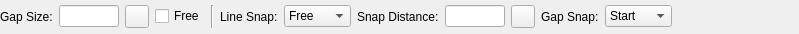
<?xml version="1.0" encoding="UTF-8"?>
<ui version="4.0">
 <class>LC_LineGapOptionsWidget</class>
 <widget class="QWidget" name="LC_LineGapOptionsWidget">
  <property name="geometry">
   <rect>
    <x>0</x>
    <y>0</y>
    <width>799</width>
    <height>34</height>
   </rect>
  </property>
  <property name="windowTitle">
   <string>Form</string>
  </property>
  <layout class="QGridLayout" name="gridLayout">
   <property name="leftMargin">
    <number>0</number>
   </property>
   <property name="topMargin">
    <number>1</number>
   </property>
   <property name="rightMargin">
    <number>0</number>
   </property>
   <property name="bottomMargin">
    <number>1</number>
   </property>
   <item row="0" column="12">
    <widget class="QComboBox" name="cbGapSnap">
     <property name="toolTip">
      <string>Snap point of gap to line snap point</string>
     </property>
     <item>
      <property name="text">
       <string comment="gap">Start</string>
      </property>
     </item>
     <item>
      <property name="text">
       <string comment="gap">Middle</string>
      </property>
     </item>
     <item>
      <property name="text">
       <string comment="gap">End</string>
      </property>
     </item>
    </widget>
   </item>
   <item row="0" column="0">
    <widget class="QLabel" name="label">
     <property name="text">
      <string>Gap Size:</string>
     </property>
    </widget>
   </item>
   <item row="0" column="10">
    <widget class="QLabel" name="label_4">
     <property name="text">
      <string>Gap Snap:</string>
     </property>
    </widget>
   </item>
   <item row="0" column="6">
    <widget class="QComboBox" name="cbLineSnap">
     <property name="toolTip">
      <string>Snap point for gap on the line</string>
     </property>
     <item>
      <property name="text">
       <string comment="snap">Free</string>
      </property>
     </item>
     <item>
      <property name="text">
       <string comment="snap">Start</string>
      </property>
     </item>
     <item>
      <property name="text">
       <string comment="snap">Middle</string>
      </property>
     </item>
     <item>
      <property name="text">
       <string comment="snap">End</string>
      </property>
     </item>
    </widget>
   </item>
   <item row="0" column="5">
    <widget class="QLabel" name="label_2">
     <property name="text">
      <string>Line Snap:</string>
     </property>
    </widget>
   </item>
   <item row="0" column="13">
    <spacer name="horizontalSpacer">
     <property name="orientation">
      <enum>Qt::Orientation::Horizontal</enum>
     </property>
     <property name="sizeHint" stdset="0">
      <size>
       <width>0</width>
       <height>20</height>
      </size>
     </property>
    </spacer>
   </item>
   <item row="0" column="4">
    <widget class="Line" name="line">
     <property name="orientation">
      <enum>Qt::Orientation::Vertical</enum>
     </property>
    </widget>
   </item>
   <item row="0" column="1">
    <widget class="QLineEdit" name="leSize">
     <property name="minimumSize">
      <size>
       <width>40</width>
       <height>0</height>
      </size>
     </property>
     <property name="maximumSize">
      <size>
       <width>60</width>
       <height>16777215</height>
      </size>
     </property>
     <property name="toolTip">
      <string>Size of the gap, if not free</string>
     </property>
    </widget>
   </item>
   <item row="0" column="2">
    <widget class="QToolButton" name="tbPickSize">
     <property name="toolTip">
      <string>Pick gap size from drawing</string>
     </property>
     <property name="text">
      <string/>
     </property>
     <property name="icon">
      <iconset resource="../../../../res/icons/icons.qrc">
       <normaloff>:/icons/interactive_pick_distance.lci</normaloff>:/icons/interactive_pick_distance.lci</iconset>
     </property>
    </widget>
   </item>
   <item row="0" column="3">
    <widget class="QCheckBox" name="cbFree">
     <property name="toolTip">
      <string>If checked, the size of the gap is determined by mouse</string>
     </property>
     <property name="text">
      <string>Free</string>
     </property>
    </widget>
   </item>
   <item row="0" column="8">
    <widget class="QLineEdit" name="leDistance">
     <property name="minimumSize">
      <size>
       <width>40</width>
       <height>0</height>
      </size>
     </property>
     <property name="maximumSize">
      <size>
       <width>60</width>
       <height>16777215</height>
      </size>
     </property>
     <property name="toolTip">
      <string>Distance from snap point</string>
     </property>
    </widget>
   </item>
   <item row="0" column="7">
    <widget class="QLabel" name="label_3">
     <property name="text">
      <string>Snap Distance:</string>
     </property>
    </widget>
   </item>
   <item row="0" column="9">
    <widget class="QToolButton" name="tbPickSnap">
     <property name="toolTip">
      <string>Pick snap distance from drawing</string>
     </property>
     <property name="text">
      <string/>
     </property>
     <property name="icon">
      <iconset resource="../../../../res/icons/icons.qrc">
       <normaloff>:/icons/interactive_pick_distance.lci</normaloff>:/icons/interactive_pick_distance.lci</iconset>
     </property>
    </widget>
   </item>
  </layout>
 </widget>
 <resources>
  <include location="../../../../res/icons/icons.qrc"/>
 </resources>
 <connections/>
</ui>
